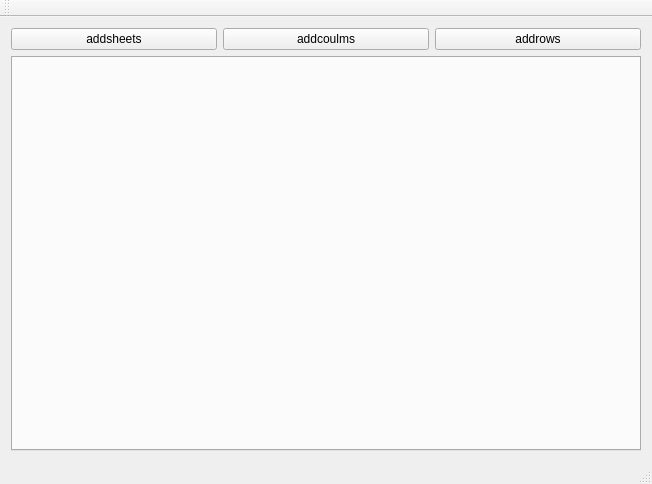
<?xml version="1.0" encoding="UTF-8"?>
<ui version="4.0">
 <class>MainWindow</class>
 <widget class="QMainWindow" name="MainWindow">
  <property name="geometry">
   <rect>
    <x>0</x>
    <y>0</y>
    <width>652</width>
    <height>484</height>
   </rect>
  </property>
  <property name="windowTitle">
   <string>MainWindow</string>
  </property>
  <widget class="QWidget" name="centralWidget">
   <layout class="QGridLayout" name="gridLayout">
    <item row="0" column="0">
     <layout class="QHBoxLayout" name="horizontalLayout">
      <item>
       <widget class="QPushButton" name="pushButton_addSheets">
        <property name="text">
         <string>addsheets</string>
        </property>
       </widget>
      </item>
      <item>
       <widget class="QPushButton" name="pushButton_addCoulms">
        <property name="text">
         <string>addcoulms</string>
        </property>
       </widget>
      </item>
      <item>
       <widget class="QPushButton" name="pushButton_addRows">
        <property name="text">
         <string>addrows</string>
        </property>
       </widget>
      </item>
     </layout>
    </item>
    <item row="1" column="0">
     <layout class="QVBoxLayout" name="verticalLayout">
      <item>
       <widget class="QTabWidget" name="tabWidget">
        <property name="currentIndex">
         <number>-1</number>
        </property>
       </widget>
      </item>
     </layout>
    </item>
   </layout>
  </widget>
  <widget class="QMenuBar" name="menuBar">
   <property name="geometry">
    <rect>
     <x>0</x>
     <y>0</y>
     <width>652</width>
     <height>21</height>
    </rect>
   </property>
  </widget>
  <widget class="QToolBar" name="mainToolBar">
   <attribute name="toolBarArea">
    <enum>TopToolBarArea</enum>
   </attribute>
   <attribute name="toolBarBreak">
    <bool>false</bool>
   </attribute>
  </widget>
  <widget class="QStatusBar" name="statusBar"/>
 </widget>
 <layoutdefault spacing="6" margin="11"/>
 <resources/>
 <connections/>
</ui>
